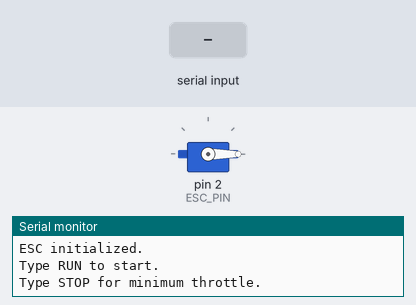
Bench run of a sketch on a simulated Arduino Uno, built with avr-gcc and run on an emulated ATmega328P. On the bench: servo, the last lines printed to the serial monitor. The test bench sets the inputs (shaded band).

Above: at 6.2 s.
6.3 s: "RUN\n" received over Serial
At 7.0 s:
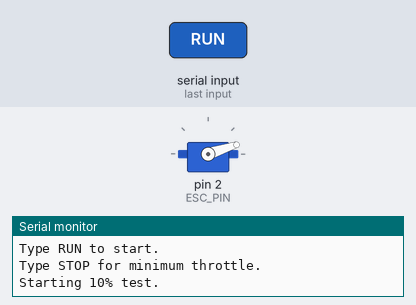
8.8 s: "STOP\n" received over Serial
Timing chart, 0 to 11.8 s (numbered marks = the images above; inputs shaded):
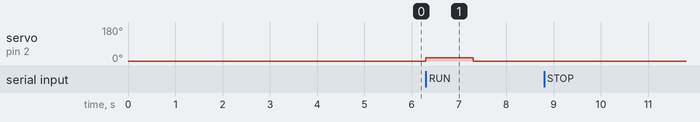

Measured:
- after the input at 6.3 s, servo on pin 2 (ESC_PIN): 0° → 18° at once, → 0° 1.0 s later

The sketch:

EDC10PercThrottleBringupTest.ino
```cpp
#include <Servo.h>

/*
 * EDF + ESC + Teensy 4.1 Wiring
 *
 * Components:
 * - Teensy 4.1
 * - Hobbywing Skywalker 50A ESC
 * - 64 mm EDF motor
 * - 12 V DC power supply (600 W)
 *
 * ESC -> Teensy:
 * - Signal wire (white/yellow) -> Teensy pin 2
 * - Ground wire (black/brown)  -> Teensy GND
 * - Red wire (5V BEC)          -> DISCONNECTED and insulated
 *
 * ESC -> Power Supply:
 * - Thick red wire (+)        -> Power supply +12V (V+)
 * - Thick black wire (-)      -> Power supply GND (V-)
 *
 * ESC -> EDF Motor:
 * - Three ESC motor wires     -> Three EDF motor wires
 * - Wire order determines rotation direction.
 * - Verify correct rotation before operating.
 *
 * Teensy Power:
 * - Power Teensy separately through USB.
 * - Do NOT connect ESC's 5V BEC to Teensy 3.3V.
 *
 * Power Supply AC Input:
 * - L = AC Live
 * - N = AC Neutral
 * - PE = Protective Earth / Chassis Ground
 * - AC wiring must be installed and inspected by
 *   qualified personnel with proper insulation,
 *   strain relief, and an enclosed mains connection.
 *
 * Safety:
 * - Secure EDF behind a protective guard before testing.
 * - Keep hands and loose objects away from the fan.
 * - Keep a physical power disconnect accessible.
 * - 1000 us = minimum throttle command.
 * - 1100 us = 10% of nominal throttle signal range.
 * - STOP commands minimum throttle, not power isolation.
 */

Servo esc;

const int ESC_PIN = 2;

const int STOP_US = 1000;
const int TEST_US = 1100;  // 10% command
const unsigned long ARM_TIME = 5000;
const unsigned long RUN_TIME = 1000;

bool armed = false;

void stopEDF() {
  esc.writeMicroseconds(STOP_US);
}

void setup() {
  Serial.begin(115200);
  Serial.setTimeout(100);

  esc.attach(ESC_PIN, 1000, 2000);
  stopEDF();

  delay(ARM_TIME);

  armed = true;

  Serial.println("ESC initialized.");
  Serial.println("Type RUN to start.");
  Serial.println("Type STOP for minimum throttle.");
}

void loop() {
  if (!Serial.available()) return;

  String command = Serial.readStringUntil('\n');
  command.trim();
  command.toUpperCase();

  if (command == "STOP") {
    stopEDF();
    Serial.println("Minimum throttle commanded.");
    return;
  }

  if (command == "RUN" && armed) {
    Serial.println("Starting 10% test.");

    esc.writeMicroseconds(TEST_US);
    delay(RUN_TIME);

    stopEDF();

    Serial.println("Test complete.");
  }
}
```
